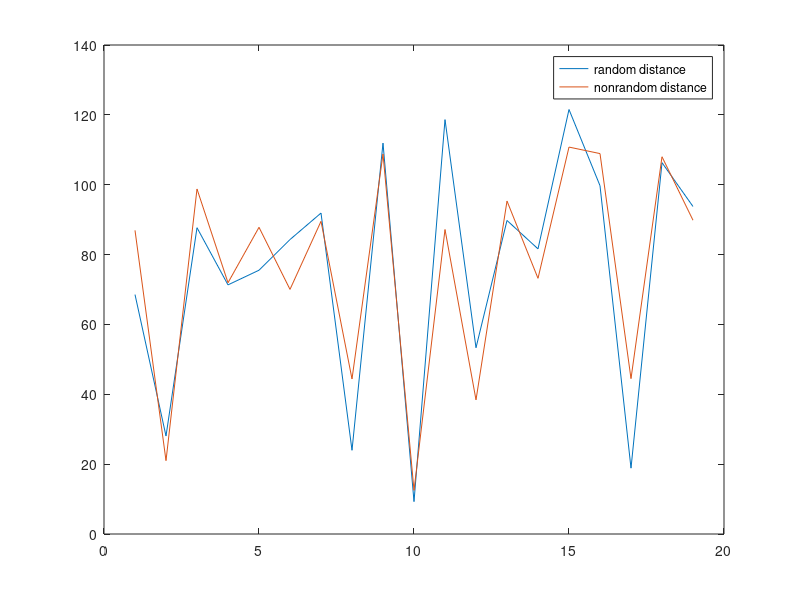
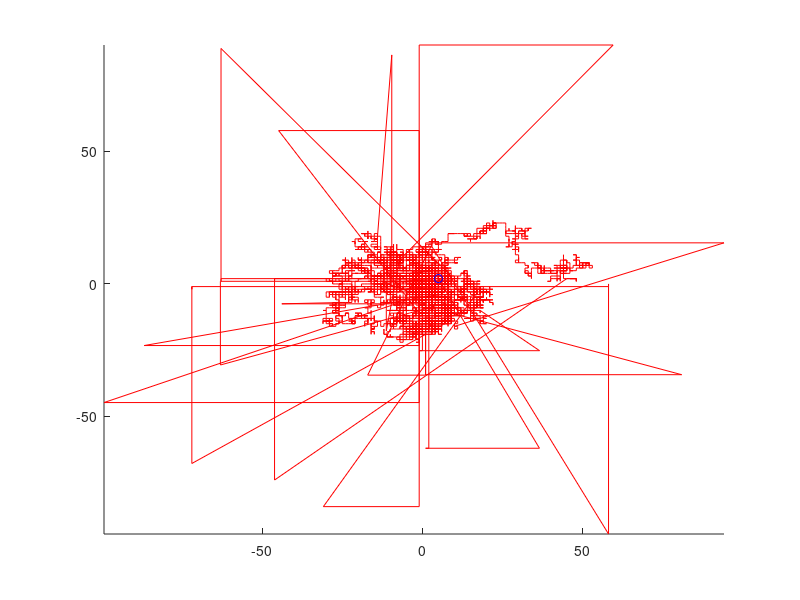

MATLAB code for these plots, in order:
simulationLength = 12000; % length of simulation in "minutes"

% set position of hospital (where ambulance will return to)
hospitalPositionX = 0;
hospitalPositionY = 0;

Scale = 100; % size of area calls can come in from (multiplied by 2 by the program for positive and negative)
Prob = 0.1; % probability (out of 1) of an incoming call every hour

programRuns = 1; % number of times to run simulation (data from simulation will be saved into local folder and data.txt)

% Don't change any of the below code

% save information to local file called "data.txt"
fileID = fopen('data.txt','a');
fprintf(fileID,'---\n');
fclose(fileID);

for currentRun = 1 : programRuns % for loop to repeat simulation

    % Dist = zeros();
    % Dist2 = zeros();

    % x and y positions of random walk ambulance
    X = zeros (simulationLength, 1);
    Y = zeros (simulationLength, 1);

    Dist_Random = zeros(); % distance of random ambulance movement
    Dist_Nonrandom = zeros(); % distance of non-random ambulance movement

    X(1, 1) = hospitalPositionX; % array of x values (for random ambulance)
    Y(1, 1) = hospitalPositionY; % array of y values (for non-random ambulance)

    Xvalue = hospitalPositionX; % current x value (starting position)
    Yvalue = hospitalPositionY; % current y value (")

    callNumber = 1; % current call being dealt with



    for Timer = 2 : length(X) % for loop to repeat for each simulation minute

        random = rand; % generate random number
        random = floor(5 * random); % generate a random number between 0 and 4 to decide direction of random walk (or 0 for no random walk)

        % expect no movement (will be overwritten if there is)
        X(Timer, 1) = X(Timer - 1, 1);
        Y(Timer, 1) = Y(Timer - 1, 1);

        % random walk

        if random == 1 % move right
            if Xvalue > Scale % check the ambulance is not out of bounds
                X(Timer, 1) = X(Timer - 1, 1);
            else % move
                Xvalue = Xvalue + 1;
                X(Timer, 1) = Xvalue; % push current x value to array of x values
            end

        elseif random == 2 % move left
            if Xvalue < -Scale
                X(Timer, 1) = X(Timer - 1, 1);
            else
                Xvalue = Xvalue - 1;
                X(Timer, 1) = Xvalue;
            end

        elseif random == 3 % move up
            if Yvalue > Scale
                Y(Timer, 1) = Y(Timer - 1, 1);
            else
                Yvalue = Yvalue + 1;
                Y(Timer, 1) = Yvalue;
            end

        elseif random == 4 % move down
            if Yvalue < -Scale
                Y(Timer, 1) = Y(Timer - 1, 1);
            else
                Yvalue = Yvalue - 1;
                Y(Timer, 1) = Yvalue;
            end
        end

        if mod(Timer,60) == 1 % check if a new hour has elapsed
            r = binornd(1, Prob); % binomial distribution to check if a call has been received (1 = number of trials)
            if r > rand % ???
                % random call position within scale
                position (1, 1) = (rand - 0.5) * 2 * Scale; % random x position within scale
                position (1, 2) = (rand - 0.5) * 2 * Scale; % random y position within scale
                % ambulance moves instantly to call position
                X(Timer, 1) = position (1, 1); 
                Y(Timer, 1) = position (1, 2);
                % find distance that both ambulance types have moved to reach this call
                Dist_Random(callNumber, 1) = sqrt((position(1, 1) - X(Timer - 1, 1)) .^ 2 + (position(1, 2) - Y(Timer - 1, 1)) .^ 2);
                Dist_Nonrandom(callNumber, 1) = sqrt((position(1, 1) - 0) .^ 2 + (position(1, 2) - 0) .^ 2);

                callNumber = callNumber + 1;

                % return ambulance to hospital
                Timer = Timer + 1;
                Xvalue = hospitalPositionX;
                Yvalue = hospitalPositionY;
                X(Timer, 1) = Xvalue;
                Y(Timer, 1) = Yvalue;
            end
        end
    end

    % plot graphs

    % comet plot (visulisation of random ambulance moving) (figure1)
    ax = axes;
    set(ax,'xlim',[-Scale Scale],'ylim',[-Scale Scale]); % set axes
    hold (ax);
    comet (ax, X, Y);
    position = zeros (1, 2);

    % close all figures
    close all

    % random and nonrandom distances plotted against each other (figure2)
    figure;
    plot(Dist_Random(:, 1));
    hold on;
    plot(Dist_Nonrandom(:, 1));
    legend('random distance', 'nonrandom distance');

    % save figure2 to local file
    % warning: will overwrite image files with the same name - move the files after each simulation run!
    fileName = sprintf('image_%f.png',round(currentRun));
    saveas(gcf, fileName);

    % close all figures
    close all

    % print information to console
    fprintf('random distance: %f.\n',mean(Dist_Random));
    fprintf('nonrandom distance: %f.\n',mean(Dist_Nonrandom));

    % save information to local file called "data.txt"
    fileID = fopen('data.txt','a');
    fprintf(fileID,'simulation number %f.\n',round(currentRun));
    fprintf(fileID,'random distance: %f.\n',mean(Dist_Random));
    fprintf(fileID,'nonrandom distance: %f.\n',mean(Dist_Nonrandom));
    fclose(fileID);

    %mean(Dist_Random);
    %mean(Dist_Nonrandom);
end